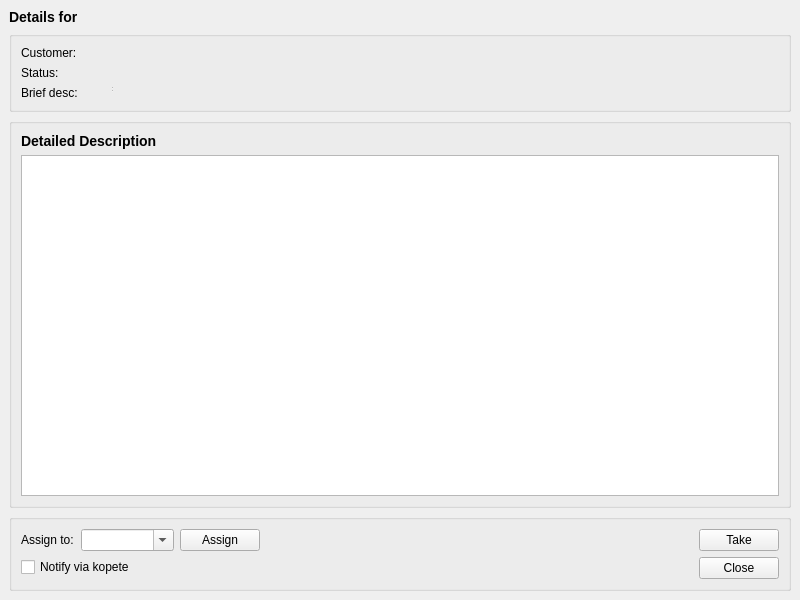
<?xml version="1.0" encoding="UTF-8"?>
<ui version="4.0">
 <class>DetailWindowDLG</class>
 <widget class="QMainWindow" name="DetailWindowDLG">
  <property name="geometry">
   <rect>
    <x>0</x>
    <y>0</y>
    <width>800</width>
    <height>600</height>
   </rect>
  </property>
  <property name="windowTitle">
   <string>MainWindow</string>
  </property>
  <property name="windowIcon">
   <iconset resource="../kueue.qrc">
    <normaloff>:/icons/app/kueue32.png</normaloff>:/icons/app/kueue32.png</iconset>
  </property>
  <widget class="QWidget" name="centralwidget">
   <layout class="QGridLayout" name="gridLayout_7">
    <item row="0" column="0">
     <layout class="QGridLayout" name="gridLayout_6">
      <item row="0" column="0">
       <widget class="QLabel" name="srLabel">
        <property name="sizePolicy">
         <sizepolicy hsizetype="Expanding" vsizetype="Fixed">
          <horstretch>0</horstretch>
          <verstretch>0</verstretch>
         </sizepolicy>
        </property>
        <property name="text">
         <string>&lt;h3&gt;Details for&lt;/h3&gt;</string>
        </property>
        <property name="textInteractionFlags">
         <set>Qt::TextSelectableByKeyboard|Qt::TextSelectableByMouse</set>
        </property>
       </widget>
      </item>
      <item row="1" column="0">
       <widget class="QGroupBox" name="detailsGroup">
        <property name="layoutDirection">
         <enum>Qt::LeftToRight</enum>
        </property>
        <property name="title">
         <string/>
        </property>
        <property name="alignment">
         <set>Qt::AlignLeading|Qt::AlignLeft|Qt::AlignVCenter</set>
        </property>
        <property name="flat">
         <bool>false</bool>
        </property>
        <layout class="QGridLayout" name="gridLayout_3">
         <item row="0" column="0">
          <layout class="QGridLayout" name="gridLayout_2">
           <item row="0" column="0">
            <widget class="QLabel" name="customerLabel1">
             <property name="sizePolicy">
              <sizepolicy hsizetype="Fixed" vsizetype="Preferred">
               <horstretch>0</horstretch>
               <verstretch>0</verstretch>
              </sizepolicy>
             </property>
             <property name="text">
              <string>Customer:          </string>
             </property>
            </widget>
           </item>
           <item row="0" column="1">
            <widget class="QLabel" name="customerLabel">
             <property name="text">
              <string/>
             </property>
            </widget>
           </item>
           <item row="1" column="0">
            <widget class="QLabel" name="statusLabel1">
             <property name="sizePolicy">
              <sizepolicy hsizetype="Fixed" vsizetype="Preferred">
               <horstretch>0</horstretch>
               <verstretch>0</verstretch>
              </sizepolicy>
             </property>
             <property name="text">
              <string>Status:</string>
             </property>
            </widget>
           </item>
           <item row="1" column="1">
            <widget class="QLabel" name="statusLabel">
             <property name="text">
              <string/>
             </property>
            </widget>
           </item>
           <item row="2" column="0">
            <widget class="QLabel" name="briefDescLabel1">
             <property name="sizePolicy">
              <sizepolicy hsizetype="Fixed" vsizetype="Preferred">
               <horstretch>0</horstretch>
               <verstretch>0</verstretch>
              </sizepolicy>
             </property>
             <property name="text">
              <string>Brief desc:             </string>
             </property>
            </widget>
           </item>
           <item row="2" column="1">
            <widget class="QLabel" name="briefDescLabel">
             <property name="text">
              <string/>
             </property>
            </widget>
           </item>
          </layout>
         </item>
        </layout>
       </widget>
      </item>
      <item row="2" column="0">
       <widget class="QGroupBox" name="groupBox">
        <property name="title">
         <string/>
        </property>
        <layout class="QGridLayout" name="gridLayout_4">
         <item row="2" column="0">
          <widget class="QTextBrowser" name="detailBrowser">
           <property name="font">
            <font>
             <family>DejaVu Sans Mono</family>
            </font>
           </property>
          </widget>
         </item>
         <item row="1" column="0">
          <widget class="QLabel" name="ddLabel">
           <property name="sizePolicy">
            <sizepolicy hsizetype="Expanding" vsizetype="Fixed">
             <horstretch>0</horstretch>
             <verstretch>0</verstretch>
            </sizepolicy>
           </property>
           <property name="text">
            <string>&lt;h3&gt;Detailed Description&lt;/h3&gt;</string>
           </property>
           <property name="textInteractionFlags">
            <set>Qt::TextSelectableByKeyboard|Qt::TextSelectableByMouse</set>
           </property>
          </widget>
         </item>
        </layout>
       </widget>
      </item>
      <item row="3" column="0">
       <widget class="QGroupBox" name="groupBox_2">
        <property name="title">
         <string/>
        </property>
        <layout class="QGridLayout" name="gridLayout_5">
         <item row="0" column="0">
          <layout class="QGridLayout" name="gridLayout">
           <item row="0" column="0">
            <widget class="QLabel" name="assignLabel">
             <property name="text">
              <string>Assign to:</string>
             </property>
            </widget>
           </item>
           <item row="0" column="1" colspan="2">
            <widget class="QComboBox" name="assignCombo">
             <property name="editable">
              <bool>true</bool>
             </property>
            </widget>
           </item>
           <item row="0" column="3">
            <widget class="QPushButton" name="assignButton">
             <property name="text">
              <string>Assign</string>
             </property>
            </widget>
           </item>
           <item row="1" column="0" colspan="2">
            <widget class="QCheckBox" name="kopeteCheckBox">
             <property name="text">
              <string>Notify via kopete</string>
             </property>
            </widget>
           </item>
          </layout>
         </item>
         <item row="0" column="1">
          <spacer name="horizontalSpacer">
           <property name="orientation">
            <enum>Qt::Horizontal</enum>
           </property>
           <property name="sizeHint" stdset="0">
            <size>
             <width>353</width>
             <height>27</height>
            </size>
           </property>
          </spacer>
         </item>
         <item row="0" column="2">
          <layout class="QVBoxLayout" name="verticalLayout_2">
           <item>
            <widget class="QPushButton" name="takeButton">
             <property name="text">
              <string>Take</string>
             </property>
            </widget>
           </item>
           <item>
            <widget class="QPushButton" name="closeButton">
             <property name="text">
              <string>Close</string>
             </property>
            </widget>
           </item>
          </layout>
         </item>
        </layout>
       </widget>
      </item>
     </layout>
    </item>
   </layout>
   <widget class="QStatusBar" name="statusbar_2">
    <property name="geometry">
     <rect>
      <x>110</x>
      <y>70</y>
      <width>3</width>
      <height>23</height>
     </rect>
    </property>
   </widget>
  </widget>
 </widget>
 <resources>
  <include location="../kueue.qrc"/>
 </resources>
 <connections/>
</ui>
